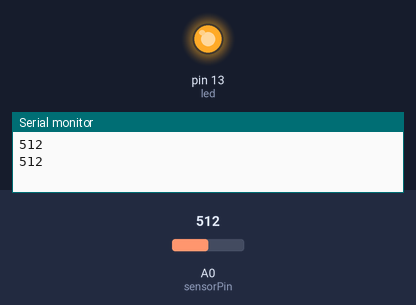
This sketch was run on a simulated Arduino Uno, built with avr-gcc and run on an emulated ATmega328P. Parts: output pins drawn as LEDs (lit = HIGH), the last lines printed to the serial monitor. The inputs (shaded band) are chosen by the test bench; at power-on: A0 (sensorPin) = 512.

Above: at 2.8 s.
2.9 s: A0 (sensorPin) set to 87
5.6 s: A0 (sensorPin) set to 74
At 7.2 s:
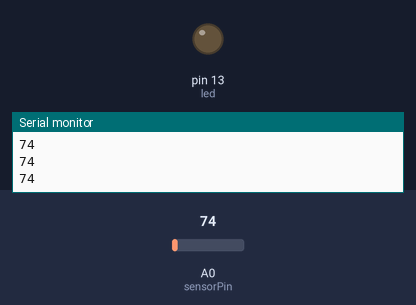
8.3 s: A0 (sensorPin) set to 90
At 9.0 s:
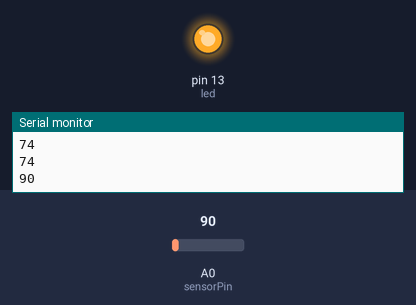
11.0 s: A0 (sensorPin) set to 70
At 13.3 s:
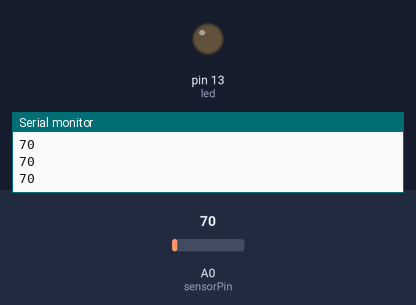
Timing chart, 0 to 14.8 s (numbered marks = the images above; inputs shaded):
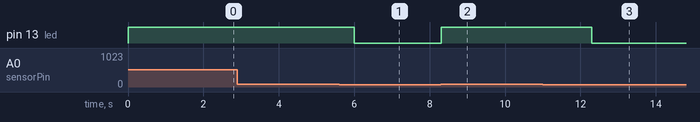

The sketch:

Versiyon1.ino
```cpp
int led =13;
int sensorPin=A0;

int sensorDeger=0;

void setup() {
  pinMode(led, OUTPUT);
  pinMode(sensorPin, INPUT);
  Serial.begin(9600);

}

void loop() {
  sensorDeger = analogRead(sensorPin);
  Serial.println(sensorDeger);

  if(sensorDeger>80){
    digitalWrite(led, HIGH);
    delay(2000);
  }
  else{
    digitalWrite(led, LOW);
  }

}
```

Measured:
- the behaviour switches between 81 and 80 on A0 (sensorPin) (found by bisection; images 0 and 1)
- after the input at 5.6 s, pin 13 (led): HIGH → LOW after 0.40 s
- after the input at 8.3 s, pin 13 (led): LOW → HIGH at once
- after the input at 11.0 s, pin 13 (led): HIGH → LOW after 1.3 s
